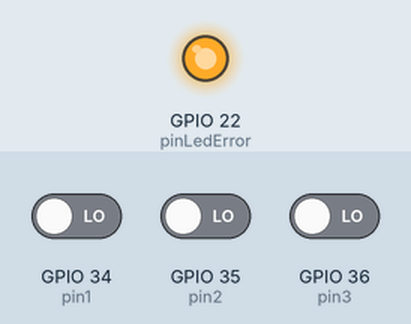
A sketch run on a simulated ESP32. Parts: output pins drawn as LEDs (lit = HIGH). The test bench sets the inputs (shaded band); at power-on: GPIO 34 (pin1) LOW, GPIO 35 (pin2) LOW, GPIO 36 (pin3) LOW.

Above: at 1.2 s.
1.3 s: GPIO 34 (pin1) driven HIGH
At 2.2 s:
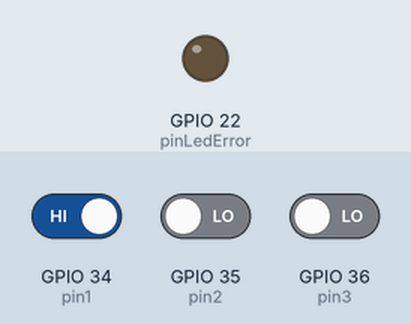
2.8 s: GPIO 34 (pin1) driven LOW
At 3.4 s:
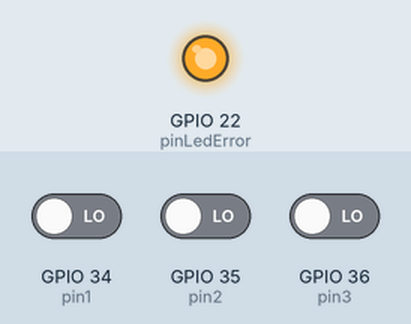
4.3 s: GPIO 35 (pin2) driven HIGH
At 5.7 s:
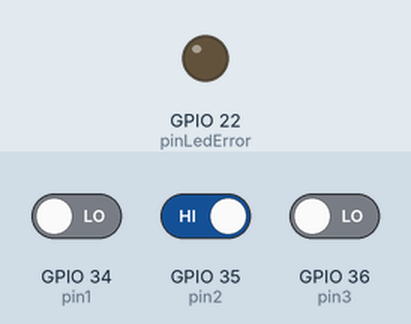
Timing chart, 0 to 7.3 s (numbered marks = the images above; inputs shaded):
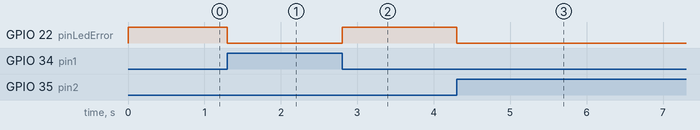

Measured:
- after the input at 1.3 s, GPIO 22 (pinLedError): HIGH → LOW at once
- after the input at 2.8 s, GPIO 22 (pinLedError): LOW → HIGH at once
- after the input at 4.3 s, GPIO 22 (pinLedError): HIGH → LOW at once

The sketch:

ejercicio1puntoa.ino
```cpp
const int pin1 = 34;
const int pin2 = 35;
const int pin3 = 36;
const int pinLedError = 22;

void setup() {
  // Configurar pines de entrada
  pinMode(pin1, INPUT);
  pinMode(pin2, INPUT);
  pinMode(pin3, INPUT);

  // Configurar pin de salida
  pinMode(pinLedError, OUTPUT);
}

void loop() {
  // Leer el estado de las entradas
  bool a = digitalRead(pin1);
  bool b = digitalRead(pin2);
  bool c = digitalRead(pin3);

  bool error = ((a && b && c) || (!a && !b && !c)) ||
               (a && b) || (b && c) || (a && c);

  // Establecer la salida
  digitalWrite(pinLedError, error);
}
```
